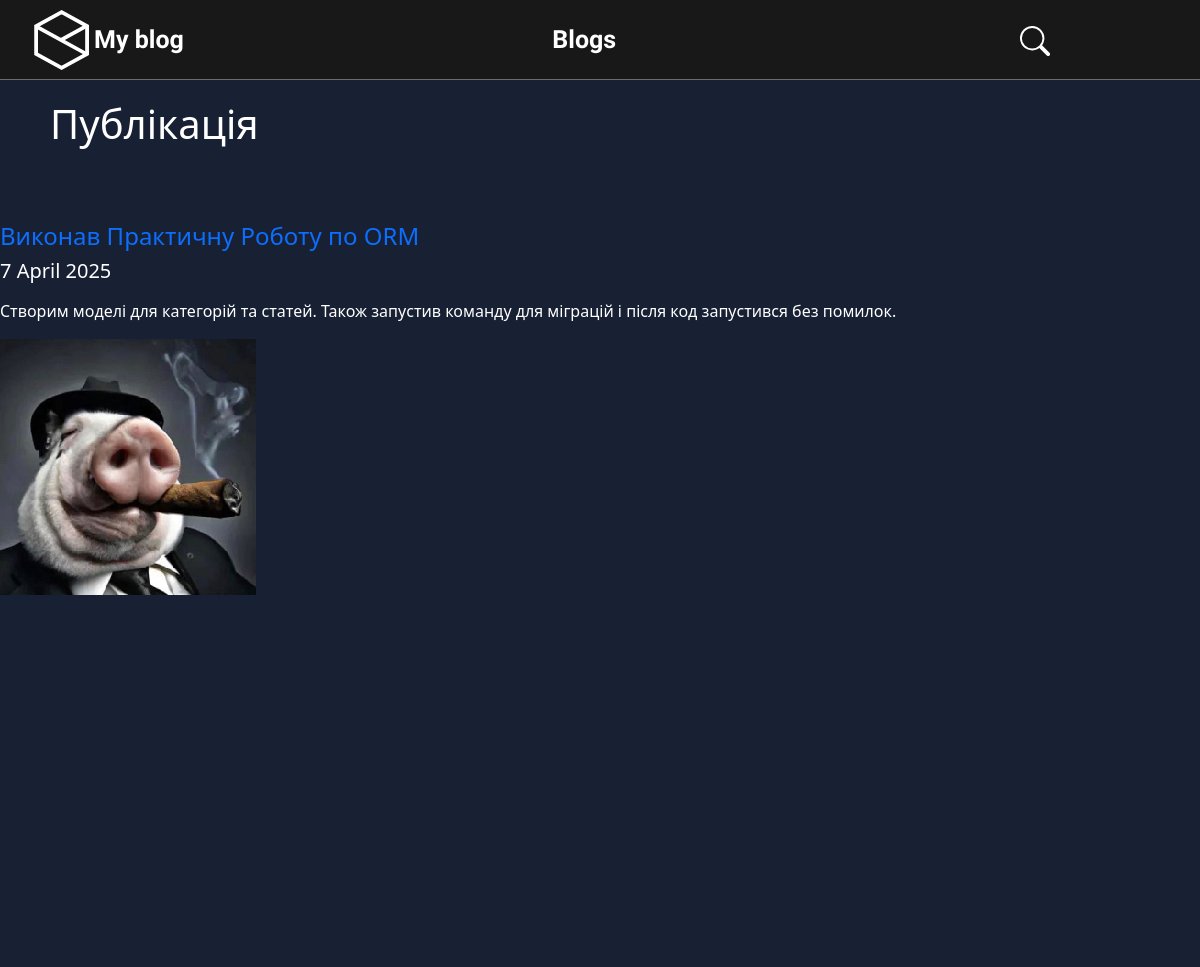
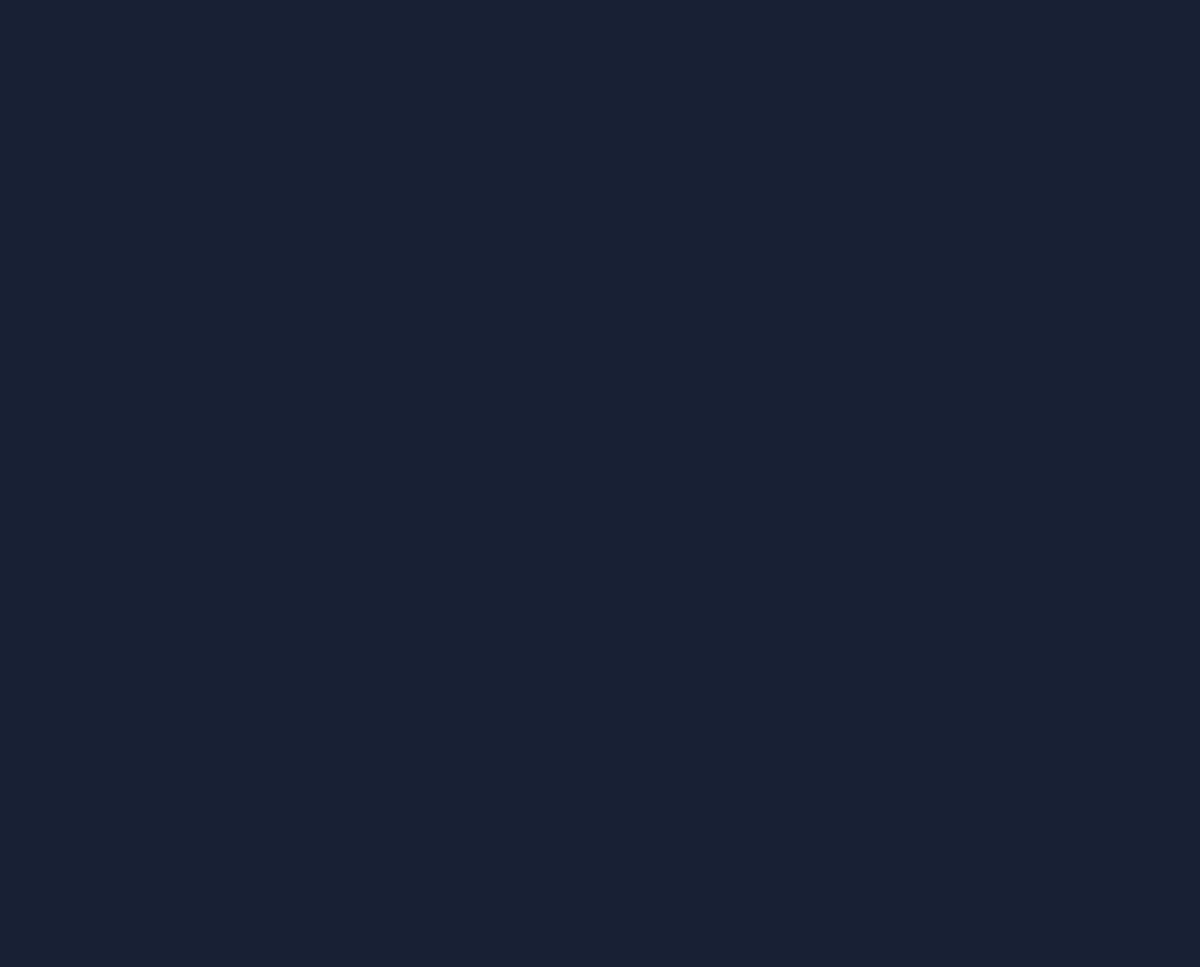
/articles (upper part), run on an earlier commit of the app's database (2 pictures, top to bottom).
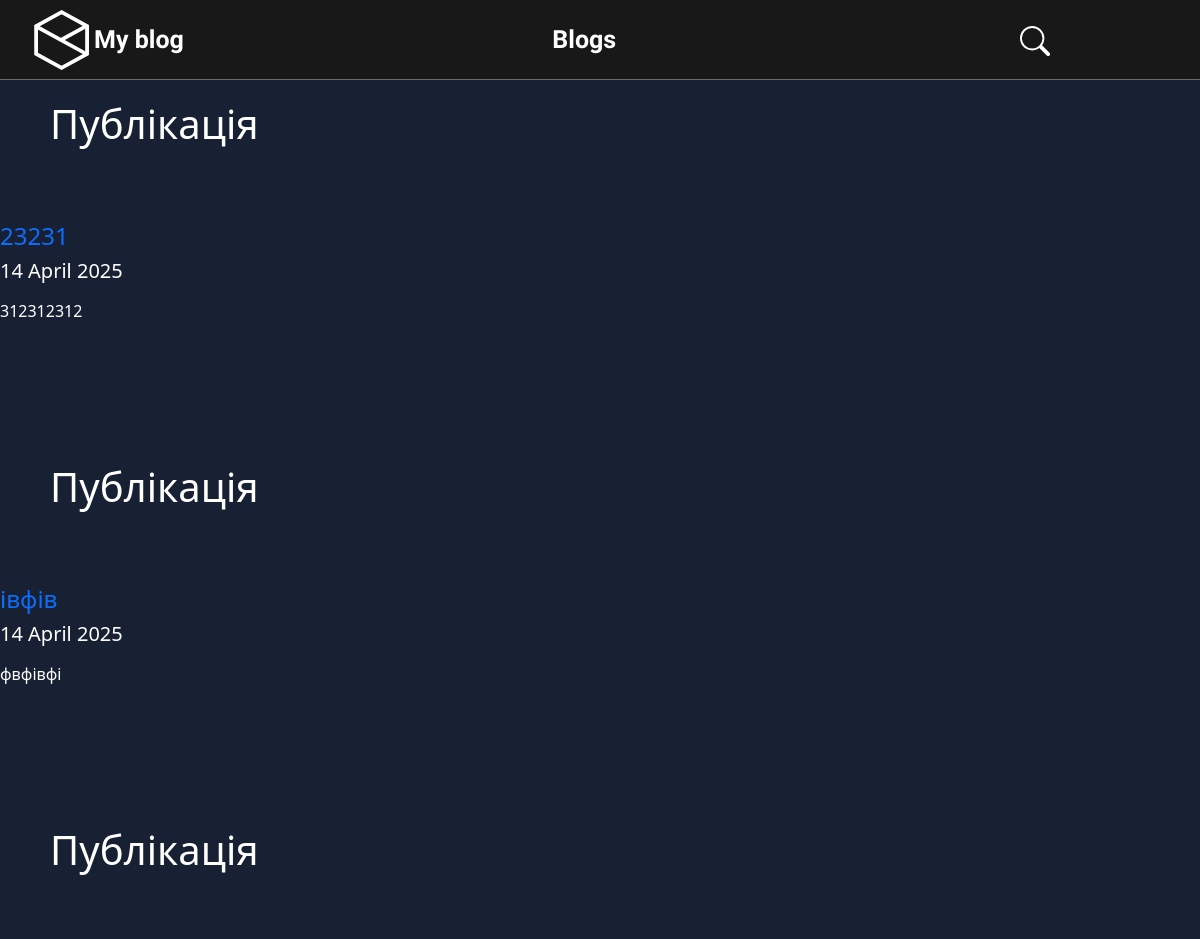
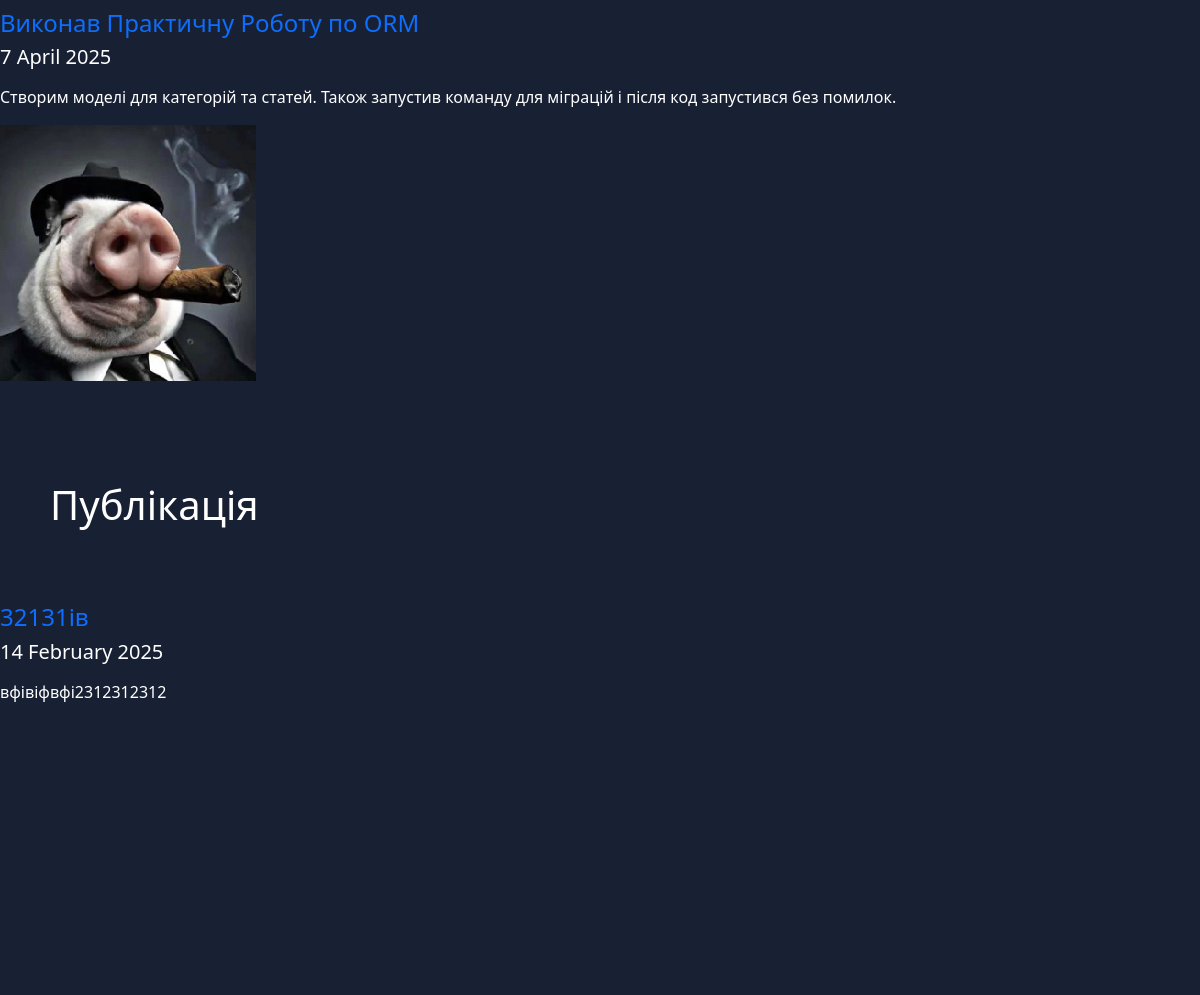
And on a later commit of the database (2 pictures, top to bottom).
### main/models.py (models this page shows, shortened)
class Article(models.Model):
    title = models.CharField("Заголовок", max_length=250, help_text="Максимум 250 символів")
    description = models.TextField(blank=True, verbose_name="Опис")
    pub_date = models.DateTimeField("Дата публікації", default=timezone.now)
    slug = models.SlugField("Слаг", unique_for_date="pub_date")
    main_page = models.BooleanField("Головна", default=False, help_text="Показувати")
    category = models.ForeignKey(Category, related_name='news', blank=True,
                                 null=True, verbose_name=u'Категорія', on_delete=models.CASCADE)
    objects = models.Manager()
    class Meta:
        ordering = ["-pub_date"]
        verbose_name = "Публікація"
        verbose_name_plural = "Публікації"
    def get_absolute_url(self):
        try:
            url = reverse("news-detail", kwargs={"year": self.pub_date.strftime("%Y"),
                                                 "month": self.pub_date.strftime("%m"),
                                                 "day": self.pub_date.strftime("%d"),
                                                 "slug": self.slug, })
        except:
            url = "/"
        return url

class ArticleImage(models.Model):
    image = models.ImageField('Фото', upload_to='photos')
    article = models.ForeignKey(Article, verbose_name='Стаття', related_name='images', on_delete=models.CASCADE)
    title = models.CharField('Заголовок', max_length=250, help_text='Максимум 250 сим.', blank=True)
    class Meta:
        verbose_name = "Фото для статті"
        verbose_name_plural = "Фото для статей"

### main/views.py (the view)
# urls.py: path(r'articles', ArticleList.as_view(), name='articles-list'),
class ArticleList(ListView):
    model = Article
    template_name = "main/article_list.html"
    context_object_name = 'items'
    def get_context_data(self, *args, **kwargs):
        context = super(ArticleList, self).get_context_data(*args, **kwargs)
        try:
            context['category'] = Category.objects.get(slug=self.kwargs.get('slug'))
        except Exception:
            context['category'] = None
        return context
    def get_queryset(self, *args, **kwargs):
        articles = Article.objects.all()
        return articles

### main/templates/main/article_list.html (shortened to what this page needs)
{% extends "main/main_layout.html" %}
{% load static %}
{% block content %}
{% for item in items %}
<div class="articles-row">
    <h1 style="margin: 100px 50px 50px 50px;">Публікація</h1> <br/>
    <a href="{{ item.get_absolute_url }}">
        <h4>{{ item.title }}</h4>
    </a>
    <h5>
        {{ item.pub_date|date:" j E Y"|safe|linebreaks }}
    </h5>
    <p>
        {{ item.description|safe|escape|striptags|truncatewords_html:32 }}
    </p>
    <div class="container-image">
        <img class="img" src="{{ item.images.all.0.image.url }}" alt="">
    </div>
</div>
{% endfor %}
{% endblock %}

### main/templates/main/main_layout.html (shortened to what this page needs)
{% load static %}
<!DOCTYPE html>
<html lang="en">
<head>
    <link href="https://cdn.jsdelivr.net/npm/bootstrap@5.3.3/dist/css/bootstrap.min.css" rel="stylesheet">
    <link rel="stylesheet" href="{% static 'main/css/style.css' %}">
</head>
<body>
    <div class="PageMain">
        <div class="HeaderBackground">
          <div class="HeaderContent">
            <a href="{% url 'home' %}">
                <div class="LogoTitle">
                <img src="{% static 'images/logo.svg' %}" alt="">
                <p class="HeaderSection">My blog</p>
                </div>
            </a>
            <div class="HeaderNames">
                <a href="{% url 'articles-list' %}" class="HeaderSection" aria-current="page"> Blogs </a>
            </div>
            <div class="SearchButton btn-group">
              <button class="btn btn-secondary" type="button" data-bs-toggle="dropdown" aria-expanded="false">
                <svg xmlns="http://www.w3.org/2000/svg" width="30" height="30" fill="currentColor" class="bi bi-search" viewBox="0 0 16 16">
                  <path d="M11.742 10.344a6.5 6.5 0 1 0-1.397 1.398h-.001q.044.06.098.115l3.85 3.85a1 1 0 0 0 1.415-1.414l-3.85-3.85a1 1 0 0 0-.115-.1zM12 6.5a5.5 5.5 0 1 1-11 0 5.5 5.5 0 0 1 11 0"/>
                </svg>
              </button>
            </div>
          </div>
        </div>
        {% block content %} content {% endblock %}
    </div>
</body>
</html>

### main/static/main/css/style.css (style rules this page uses)
body { background: #182034; margin: 0; padding: 0; width: 100%; }
html, body { height: 100%; }
a { text-decoration: none; }
p { color: white; }
.btn.btn-secondary { background-color: rgb(255, 255, 255,0); border: 0px white solid; }
.btn-group { color: white; position: absolute; top: 50%; transform: translateY(-50%); right: 0px; z-index: 10; }
.btn.btn-secondary { height: 60px; width: 60px; margin-right: 5px; }
.SearchButton { margin-top: 1px; position: absolute; right: 100px; color: white; }
.PageMain { margin: 0; padding: 0; width: 100%; height: 5500px; position: absolute; }
.HeaderBackground { background: #181818; margin: 0; padding: 0; width: 100%; height: 80px; position: absolute; display: flex; justify-content: center; align-items: center; border-bottom: 1px solid rgba(231, 232, 234, 0.4); }
.HeaderContent { position: relative; display: flex; align-items: center; width: 1140px; height: 60px; margin: 0px 0px 0px 0px; }
.LogoTitle { width: 198px; height: 60px; left: 0px; top: 0px; display: flex; align-items: center; }
.HeaderSection { color: white; font-size: 25px; font-family: "Roboto Condensed", sans-serif; font-weight: 700; word-wrap: break-word; z-index: 10; margin-bottom: 0px; transition: 0.1s linear; }
.HeaderNames { width: 49%; left: 275px; position: absolute; justify-content: center; align-items: center; gap: 150px; display: inline-flex; }

### main/templates/main/main_layout.html (style rules this page uses)
p, h1, h2, h3, h5, div { color: white; }

What changed in the data, as far as the page shows it:
added Article: title "23231", pub_date "14 April 2025", description "312312312"
added Article: title "івфів", pub_date "14 April 2025", description "фвфівфі"
added Article: title "32131ів", pub_date "14 February 2025", description "вфівіфвфі2312312312"
